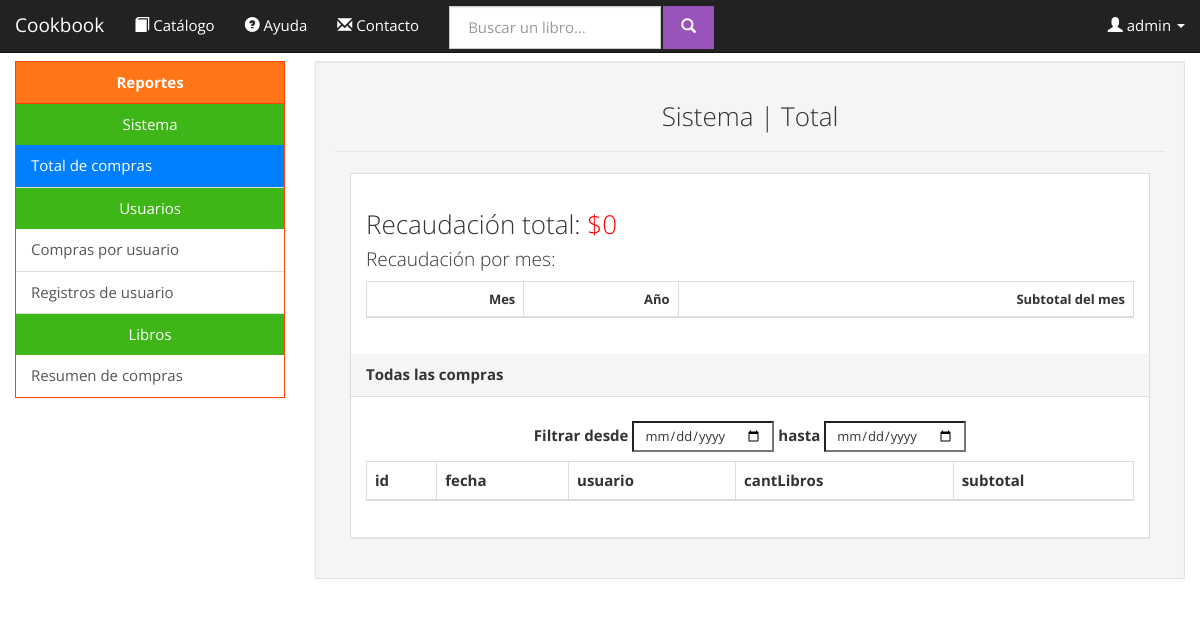
The app's page /cookbooks.com.ar/admin_reports.php?system&total (signed in), older data.
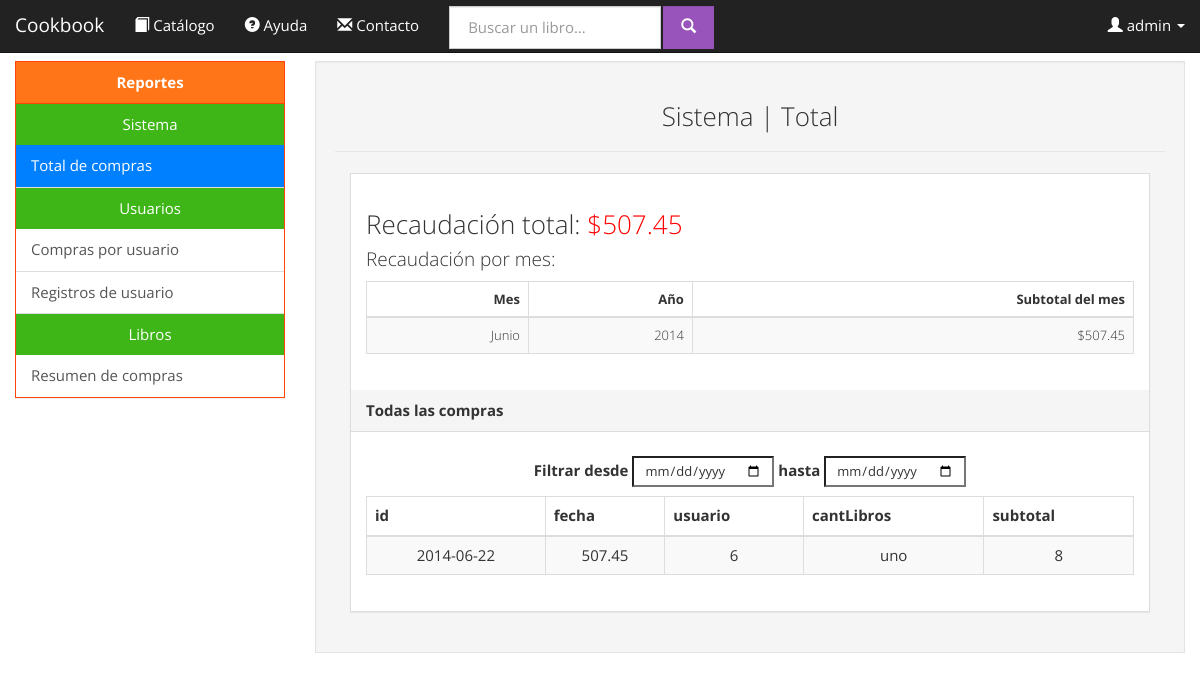
The same page, newer data.
### tables this page shows
CREATE TABLE IF NOT EXISTS `usuarios` (
  `username` varchar(30) NOT NULL,
  `password` varchar(30) NOT NULL,
  `nombre` varchar(30) DEFAULT NULL,
  `apellido` varchar(30) DEFAULT NULL,
  `direccion` varchar(50) DEFAULT NULL,
  `mail` varchar(30) DEFAULT NULL,
  `telefono` varchar(12) DEFAULT NULL,
  `admin` tinyint(1) NOT NULL,
  `fecha_alta` date NOT NULL,
  `fecha_nac` date DEFAULT NULL,
  `enabled` tinyint(1) NOT NULL,
  PRIMARY KEY (`username`)
);

CREATE TABLE IF NOT EXISTS `compra` (
  `id` int(11) NOT NULL AUTO_INCREMENT,
  `fecha` date NOT NULL,
  `estado` varchar(20) NOT NULL,
  `username` varchar(30) NOT NULL,
  PRIMARY KEY (`id`)
);

### cookbooks.com.ar/admin_reports.php (the view, shortened to what the rows shown need)
<?php include_once('database.php'); ?>
<?php
	$SYSTEM_TOTAL = isset($_REQUEST['system']) && isset($_REQUEST['total']);
	$USER_PURCHASE = isset($_REQUEST['user']) && isset($_REQUEST['purchase']);
	$USER_REGISTER = isset($_REQUEST['user']) && isset($_REQUEST['register']);
	$BOOK_PURCHASE = isset($_REQUEST['book']) && isset($_REQUEST['purchase']);
?>
<!DOCTYPE html>
<html lang="es">
    <head>
        <link href="bootstrap-3.1.1-dist/css/bootstrap_Cosmo.css" rel="stylesheet" media="screen">
		<link href="website/datatables1.10.0/css/dataTables.bootstrap.css" rel="stylesheet"/>
    </head>
    <body>
        <?php include_once('navigation.php'); ?>
        <div class="container-fluid text-center">
            <div class="row">
                <div class="col-md-9">
                	<div id="" class="well">
                		<div class="container-fluid">
                			<?php
                				if ($SYSTEM_TOTAL){
                					$compras = Compras::getCompras();
                					$efectuadas = Compras::getComprasConEstado('efectuado');
                					$total = 0;
									foreach ($efectuadas as $key => $e) {
										$total += $e->getTotal();
									}
									?>
									<div class="panel panel-default">
										<div class="panel-body text-left">
											<h6>
												<table id="system_total_mes_table" class="table table-striped table-bordered table-responsive text-right">
													<thead>
														<th class="text-right">Mes</th>
														<th class="text-right">Año</th>
														<th class="text-right">Subtotal del mes</th>
													</thead>
												</table>
											</h6>
										</div>
										<div class="panel-body">
											<table id="system_total_table" class="table table-striped table-bordered table-responsive" >
												<thead class="text-center">
													<th>id</th>
													<th>fecha</th>
													<th>usuario</th>
													<th>cantLibros</th>
													<th>subtotal</th>
												</thead>
												<tbody>
												<?php
													foreach ($efectuadas as $key => $compra) {
												?>
														<tr>
															<td><?php echo $compra->getFecha() ?></td>
															<td><?php echo $compra->getTotal() ?></td>
															<td><?php echo $compra->getCantidadLibros() ?></td>
															<td><?php echo $compra->getUsername() ?></td>
															<td><?php echo $compra->getId() ?></td>
														</tr>
												<?php
													}
												?>
												</tbody>
											</table>
										</div>
									</div>
                					<?php
                				}else if ($USER_PURCHASE){ ?>
                					<?php
                						$users = Users::getUsers(TRUE);
                					?>
                					<div class="panel panel-default">
                						<div class="panel-body">
											<label class="label label-default pull-left">Los 5 usuarios más activos</label>
											<div class="panel-body">
												<?php
													$gastos = Users::getUsersExpenses(TRUE);
													$gastos = array_slice($gastos, 0, 5);
													?>
													<table class="table table-responsive">
														<thead>
															<th>Usuario</th>
															<th>Gasto total</th>
															<th>Cantidad de libros</th>
														</thead>
														<tbody class="text-left">
													<?php
														foreach ($gastos as $key => $gasto) {
														?>
															<tr>
																<td><a href="admin_pedidos.php?efectuado&fb=<?php echo $gasto['username']; ?>" title="Ver todas las compras de <?php echo $gasto['username']; ?>"><?php echo $gasto['username'] ?></a></td>
																<td><span style="color: red">$<?php echo $gasto['gastos']; ?></span></td>
																<td><span style="color: blue">(<?php echo $gasto['libros']; ?> libros)</span></td>
															</tr>
														<?php
													}
													?>
														</tbody>
													</table>
											</div>
											<label class="label label-default pull-left">Todos los usuarios</label>
											<div class="panel-body">
											<?php
												$gastos = Users::getUsersExpenses(FALSE);
												?>
												<br />
												<table id="user_purchases_table" class="table table-responsive">
													<thead>
														<th>Usuario</th>
														<th>Gasto total</th>
														<th>Cantidad de libros</th>
													</thead>
													<tbody class="text-left">
												<?php
													foreach ($gastos as $key => $gasto) {
												?>
														<tr>
															<td><a href="admin_pedidos.php?efectuado&fb=<?php echo $gasto['username']; ?>" title="Ver todas las compras de <?php echo $gasto['username']; ?>"><?php echo $gasto['username'] ?></a></td>
															<td>$<?php echo $gasto['gastos']; ?></td>
															<td><?php echo $gasto['libros']; ?></td>
														</tr>
												<?php
													}
												?>
													</tbody>
												</table>
												<script type="text/javascript">
													$(document).ready(function(){
														var table = $("#user_purchases_table").DataTable({
															filter: false,
															order: [2, "desc"]
														});
													});
												</script>
											</div>
		            					</div>
		            				</div>
								<?php
                				}else if ($USER_REGISTER){
                				?>
                					<div class="panel panel-default">
                						<label class="label label-default pull-left">Últimos usuarios registrados</label>
                						<div class="panel-body">
            								<table class="table table-striped table-responsive">
            									<thead>
            										<th>Usuario</th>
            										<th>Fecha de alta</th>
            									</thead>
            									<tbody class="text-left">
        										<?php
        											$registros = Users::getUsers(NULL, TRUE);
													$registros = array_slice($registros, 0, 5);
													foreach ($registros as $key => $user) {
													?>
														<tr>
															<td>
																<a href="profile.php?u=<?php echo $user->getUsername(); ?>"><?php echo $user->getUsername(); ?></a>
															</td>
															<td><?php echo $user->getFechaAlta(); ?></td>
														</tr>
													<?php
													}
        										?>
            									</tbody>
            								</table>
                						</div>
                					</div>
                					<hr />
                					<div class="panel panel-default">
                						<label class="label label-default pull-left">Todos los registros de usuarios</label>
                						<div class="panel-body">
            								<br />
            								<div class="container-fluid">
												<div class="well-sm">
													<label>Filtrar desde</label>
													<input id="min_date" type="date" class="input-sm"/>
													<label>hasta</label>
													<input id="max_date" type="date" class="input-sm"/>
												</div>
											</div>
            								<table id="user_signup_table" class="table table-striped table-responsive">
            									<thead>
            										<th>Usuario</th>
            										<th>Fecha de alta</th>
            									</thead>
            									<tbody class="text-left">
        										<?php
        											$registros = Users::getUsers(NULL, TRUE);
													foreach ($registros as $key => $user) {
													?>
														<tr>
															<td>
																<a href="profile.php?u=<?php echo $user->getUsername(); ?>"><?php echo $user->getUsername(); ?></a>
															</td>
															<td><?php echo $user->getFechaAlta(); ?></td>
														</tr>
													<?php
													}
        										?>
            									</tbody>
            								</table>
            								<script type="text/javascript">
            									$(document).ready(function(){
            										/* Agrego una nueva funcion de filtro para buscar entre fechas (Strings) */
													$.fn.dataTable.ext.search.push(
													    function( settings, data, dataIndex ) {
													        var min = $('#min_date').val();
													        var max = $('#max_date').val();
													        var date = ( data[1] ) || '';
													        if ( ( min == '' && max == '' ) ||
													             ( min == '' && date <= max ) ||
													             ( min <= date && '' == max ) ||
													             ( min <= date && date <= max ) ){
													            return true;
													        }
													        return false;
													    }
													);
            										var table = $("#user_signup_table").DataTable();
            										$('#min_date, #max_date').change(function() {
												        table.draw();
												    });
            									});
            								</script>
                						</div>
                					</div>
                				<?php
                				}else if ($BOOK_PURCHASE){
                				?>
                					<div class="panel panel-default">
                						<label class="label label-default pull-left">Los libros más vendidos</label>
                						<div class="panel-body text-left">
            							<?php
            								$ventas = Books::getBestSellers(5)
										?>
											<table class="table table-responsive table-striped">
												<thead>
													<th>Título</th>
													<th>Precio</th>
													<th>Ventas</th>
												</thead>
												<tbody>
												<?php
													foreach ($ventas as $key => $book) {
													?>
														<tr>
															<td><a href="admin_books.php?id=<?php echo $book->getISBN(); ?>" target="_blank"><?php echo $book->getTitulo(); ?></a></td>
															<td>$<?php echo $book->getPrecio(); ?></td>
															<td><?php echo $book->ventas; ?></td>
														</tr>
													<?php
													}
		            							?>
												</tbody>
											</table>
                						</div>
                					</div>
                					<hr />
                					<div class="panel panel-default">
                						<label class="label label-default pull-left">Todos los libros</label>
                						<div class="panel-body text-left">
            							<?php
            								$ventas = Books::getBestSellers(0)
										?>
											<table id="book_sales_table" class="table table-responsive table-striped">
												<thead>
													<th>Título</th>
													<th>Ventas</th>
													<th>Precio</th>
													<th>Total</th>
												</thead>
												<tbody>
												<?php
													foreach ($ventas as $key => $book) {
													?>
														<tr>
															<td><a href="admin_books.php?id=<?php echo $book->getISBN(); ?>" target="_blank"><?php echo $book->getTitulo(); ?></a></td>
															<td><?php echo $book->ventas; ?></td>
															<td>$<?php echo $book->getPrecio(); ?></td>
															<td>$<?php echo $book->ventas * $book->getPrecio(); ?></td>
														</tr>
													<?php
													}
		            							?>
												</tbody>
											</table>
											<script type="text/javascript">
												$(document).ready(function(){
													var table = $("#book_sales_table").DataTable({
														filter: false,
														order: [1, "desc"],
													});
												});
											</script>
                						</div>
                					</div>
                				<?php
                				}
                			?>
                		</div>
                	</div>
                </div>
            </div>
        </div>
    </body>
</html>

### cookbooks.com.ar/navigation.php (shortened to what the rows shown need)
<?php include_once('database.php'); ?>
<div id ="navigationWrapper">
	<nav class="navbar navbar-default navbar-fixed-top" role="navigation">
	  <div class="container-fluid">
	    <div class="collapse navbar-collapse" id="bs-navbar-collapse-1">
			<div class="">
				<ul class="nav navbar-nav navbar-right">
					<?php
					if ($user = Users::getUserLogin()){
					?>
				            <li class="dropdown">
				                <a href="#" class="dropdown-toggle" data-toggle="dropdown"><span class="glyphicon glyphicon-user"></span>&nbsp;<?php echo $user->getUsername(); ?>&nbsp;<b class="caret"></b></a>
				            </li>
			    	<?php } ?>
				</ul>
			</div>
	    </div>
	  </div>
	</nav>
</div>

Row changes from the older to the newer data that the page shows:
added compra: fecha "2014-06-22", Total "507.45", CantidadLibros "6", username "uno", id "8"
Text that changed along with them:
$total: "0" → "507.45"
new list line: "Junio 2014 $ 507.45"
